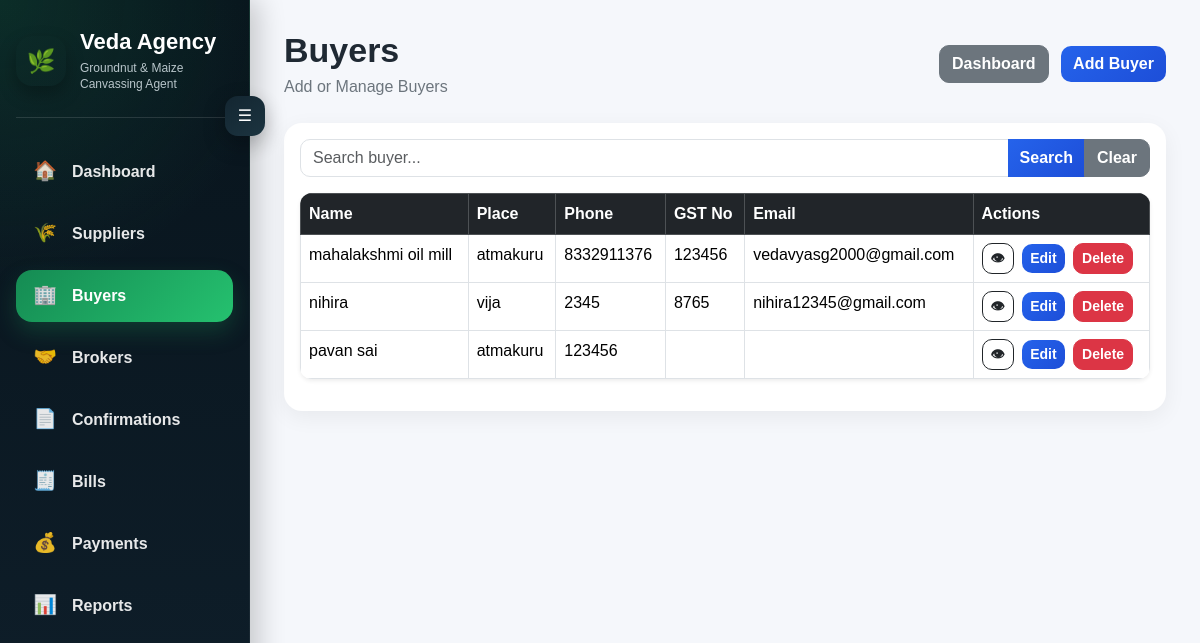
The app's page /buyers/ with its own data.
### transactions/models.py (models this page shows, shortened)
class Buyer(models.Model):
    name = models.CharField(max_length=100)
    address = models.TextField(blank=True)
    place = models.CharField(max_length=100, blank=True)
    remarks = models.TextField(blank=True)
    gst_no = models.CharField(max_length=30, blank=True)
    phone_no = models.CharField(max_length=20, blank=True)
    email_id = models.EmailField(blank=True)
    zipcode = models.CharField(max_length=20, blank=True, null=True)

### transactions/views.py (the view)
# urls.py: path("buyers/", views.buyer_list, name="buyer_list"),
def buyer_list(request):
    buyers = Buyer.objects.all().order_by("name")
    search = request.GET.get("search")
    if search:
        buyers = buyers.filter(name__icontains=search)
    return render(request, "transactions/buyer_list.html", {
        "buyers": buyers
    })

### transactions/templates/transactions/buyer_list.html (shortened to what this page needs)
{% extends "transactions/base.html" %}
{% block content %}
    <div class="d-flex justify-content-between align-items-center mb-4">
        <div>
            <h1 class="page-title">Buyers</h1>
            <p class="page-subtitle">Add or Manage Buyers</p>
        </div>
        <div>
            <a href="/" class="btn btn-secondary me-2">Dashboard</a>
            <a href="/add-buyer/" class="btn btn-primary">Add Buyer</a>
        </div>
    </div>
<div class="card">
    <div class="card-body">
    <form method="get" class="mb-3">
    <div class="input-group">
        <input type="text" name="search" class="form-control"
               placeholder="Search buyer..."
               value="{{ request.GET.search }}">
        <button class="btn btn-primary">Search</button>
        <a href="/buyers/" class="btn btn-secondary">Clear</a>
    </div>
</form>
    <table class="table table-hover table-bordered bg-white shadow-sm">
        <thead class="table-dark">
            <tr>
                <th>Name</th>
                <th>Place</th>
                <th>Phone</th>
                <th>GST No</th>
                <th>Email</th>
                <th>Actions</th>
            </tr>
        </thead>
        <tbody>
            {% for buyer in buyers %}
            <tr>
                <td>{{ buyer.name }}</td>
                <td>{{ buyer.place }}</td>
                <td>{{ buyer.phone_no }}</td>
                <td>{{ buyer.gst_no }}</td>
                <td>{{ buyer.email_id }}</td>
                <td>
                <a href="/buyer/{{ buyer.id }}/view/" class="btn btn-sm btn-outline-dark me-1" title="View">👁</a>
                <a href="/buyer/{{ buyer.id }}/edit/" class="btn btn-sm btn-primary me-1">Edit</a>
                <a href="/buyer/{{ buyer.id }}/delete/" class="btn btn-sm btn-danger">Delete</a>
                </td>
            </tr>
            {% empty %}
            <tr>
                <td colspan="5" class="text-center">No buyers found</td>
            </tr>
            {% endfor %}
        </tbody>
    </table>
    </div>
</div>
{% endblock %}

### transactions/templates/transactions/base.html (style rules this page uses)
* { -webkit-font-smoothing: antialiased; -moz-osx-font-smoothing: grayscale; }
:root { --sidebar-open: 250px; --sidebar-closed: 78px; --green: #198754; --dark-1: #08141c; --dark-2: #0f1f2b; }
body { margin: 0; background: #f5f7fb; font-family: Arial, sans-serif; }
.page-title { font-size: 34px; font-weight: 900; margin-bottom: 4px; color: #1f2933; }
.page-subtitle { color: #6c757d; font-size: 16px; margin-bottom: 0; }
.card { border: 0; border-radius: 18px; box-shadow: 0 6px 22px rgba(0,0,0,0.06); }
.btn { border-radius: 10px; font-weight: 600; }
.btn-primary { background: linear-gradient(135deg, #2563eb, #1d4ed8); border: none; }
.form-control, .form-select { border-radius: 10px; }
.table { border-radius: 12px; overflow: hidden; }
.table thead th { background: #212529; color: white; font-weight: 700; }

### records on screen
Buyer: name "mahalakshmi oil mill", place "atmakuru", phone_no "8332911376", gst_no "123456", email_id "vedavyasg2000@gmail.com"
Buyer: name "nihira", place "vija", phone_no "2345", gst_no "8765", email_id "nihira12345@gmail.com"
Buyer: name "pavan sai", place "atmakuru", phone_no "123456"
